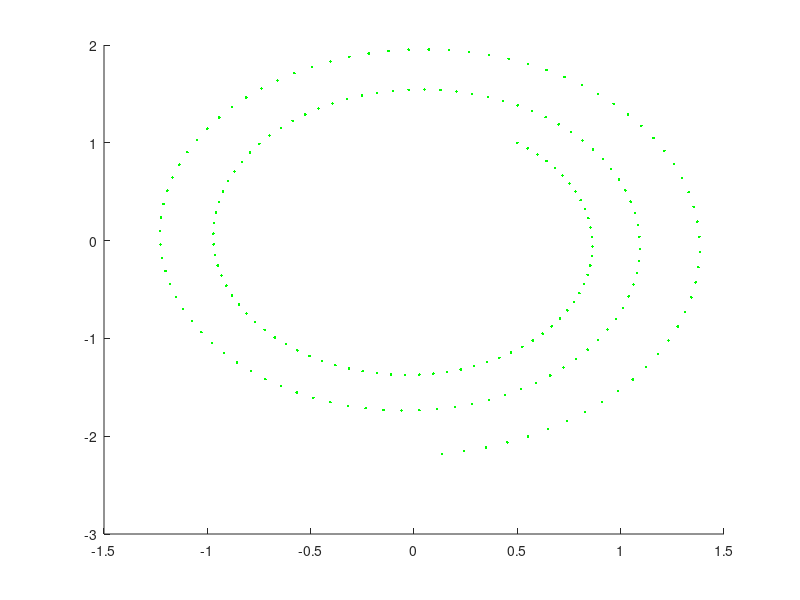

Reproduce this figure in MATLAB.
dt=0.05;%the time difference
n=200;%the total number of plots
x=0.5;
v=1;
t=0;
w=1.5;
hold on;
plot(x,v,'g.');
for i=1:n
    a=-w^2*x;
    x=x+v*dt;
    v=v+a*dt;
    t=t+dt;
    plot(x,v,'g.');
end
hold off;